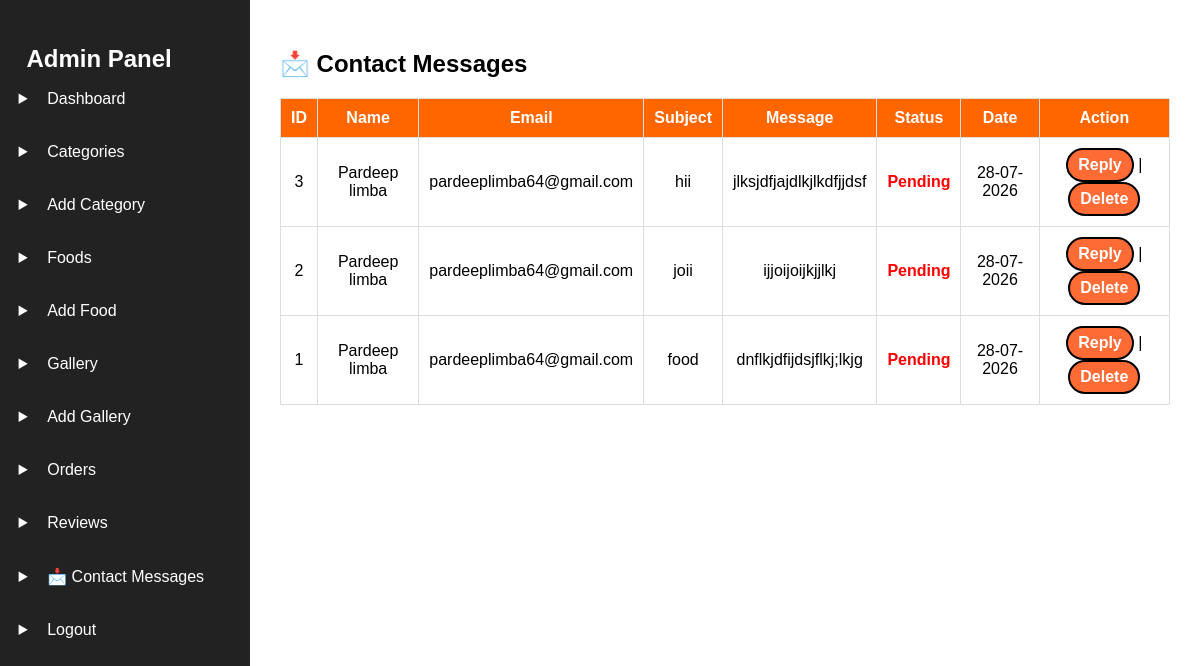
The page /admin/contacts (signed in) on the database its author committed.
### models.py (models this page shows)
class Contact(db.Model):
    id = db.Column(db.Integer, primary_key=True)
    name = db.Column(
        db.String(100),
        nullable=False
    )
    email = db.Column(
        db.String(120),
        nullable=False
    )
    subject = db.Column(
        db.String(200),
        nullable=False
    )
    message = db.Column(
        db.Text,
        nullable=False
    )
    admin_reply = db.Column(db.Text)
    replied = db.Column(db.Boolean, default=False)
    created_at = db.Column(db.DateTime, default=datetime.utcnow)

### app.py (the view)
@app.route("/admin/contacts")
@admin_required
def contacts():
    contacts = Contact.query.order_by(
        Contact.id.desc()
    ).all()
    return render_template(
        "admin/contacts.html",
        contacts=contacts
    )

### app.py (called while the page is built)
@login_manager.user_loader
def load_user(user_id):
    return db.session.get(User, int(user_id))

@app.context_processor
def cart_count():
    cart = session.get("cart", {})
    total_items = sum(cart.values())
    return dict(cart_count=total_items)

### utils.py (called while the page is built)
def admin_required(func):
    @wraps(func)
    def wrapper(*args, **kwargs):
        if not current_user.is_authenticated:
            flash("Please login first.", "danger")
            return redirect(url_for("login"))
        if current_user.role != "admin":
            flash("Access denied!", "danger")
            return redirect(url_for("home"))
        return func(*args, **kwargs)
    return wrapper

### templates/admin/contacts.html
{% extends "admin/admin_base.html" %}
{% block content %}
<h2 style="margin:20px 0;">📩 Contact Messages</h2>
<table>
    <tr>
        <th>ID</th>
        <th>Name</th>
        <th>Email</th>
        <th>Subject</th>
        <th>Message</th>
        <th>Status</th>
        <th>Date</th>
        <th>Action</th>
    </tr>
    {% for contact in contacts %}
    <tr>
        <td>{{ contact.id }}</td>
        <td>{{ contact.name }}</td>
        <td>{{ contact.email }}</td>
        <td>{{ contact.subject }}</td>
        <td>{{ contact.message }}</td>
        <td>
            {% if contact.replied %}
                <span style="color:green;font-weight:bold;">
                    Replied
                </span>
            {% else %}
                <span style="color:red;font-weight:bold;">
                    Pending
                </span>
            {% endif %}
        </td>
        <td>{{ contact.created_at.strftime("%d-%m-%Y") }}</td>
        <td>
            <a class="btn2"
               href="{{ url_for('reply_contact', id=contact.id) }}">
                Reply
            </a>
            |
            <a class="btn2"
               href="{{ url_for('delete_contact', id=contact.id) }}"
               onclick="return confirm('Delete this message?')">
                Delete
            </a>
        </td>
    </tr>
    {% endfor %}
</table>
{% endblock %}

### static/css/admin.css (style rules this page uses)
* { margin:0; padding:0; box-sizing:border-box; font-family:Arial, sans-serif; }
body { background:#f4f4f4; }
table { width:100%; border-collapse:collapse; margin-top:20px; }
table th, table td { border:1px solid #ddd; padding:10px; text-align:center; }
table th { background:#ff6600; color:white; }
.btn2 { display: inline-block; background: #ff6b35; color: #fff; padding: 6px 10px; border: 2px solid black; border-radius: 30px; text-decoration: none; font-weight: bold; text-align: center; transition: .3s; }

### rows shown on the page
Contact: id "3", name "Pardeep limba", email "pardeeplimba64@gmail.com", subject "hii", message "jlksjdfjajdlkjlkdfjjdsf", replied "Pending", created_at "28-07-2026"
Contact: id "2", name "Pardeep limba", email "pardeeplimba64@gmail.com", subject "joii", message "ijjoijoijkjjlkj", replied "Pending", created_at "28-07-2026"
Contact: id "1", name "Pardeep limba", email "pardeeplimba64@gmail.com", subject "food", message "dnflkjdfijdsjflkj;lkjg", replied "Pending", created_at "28-07-2026"
